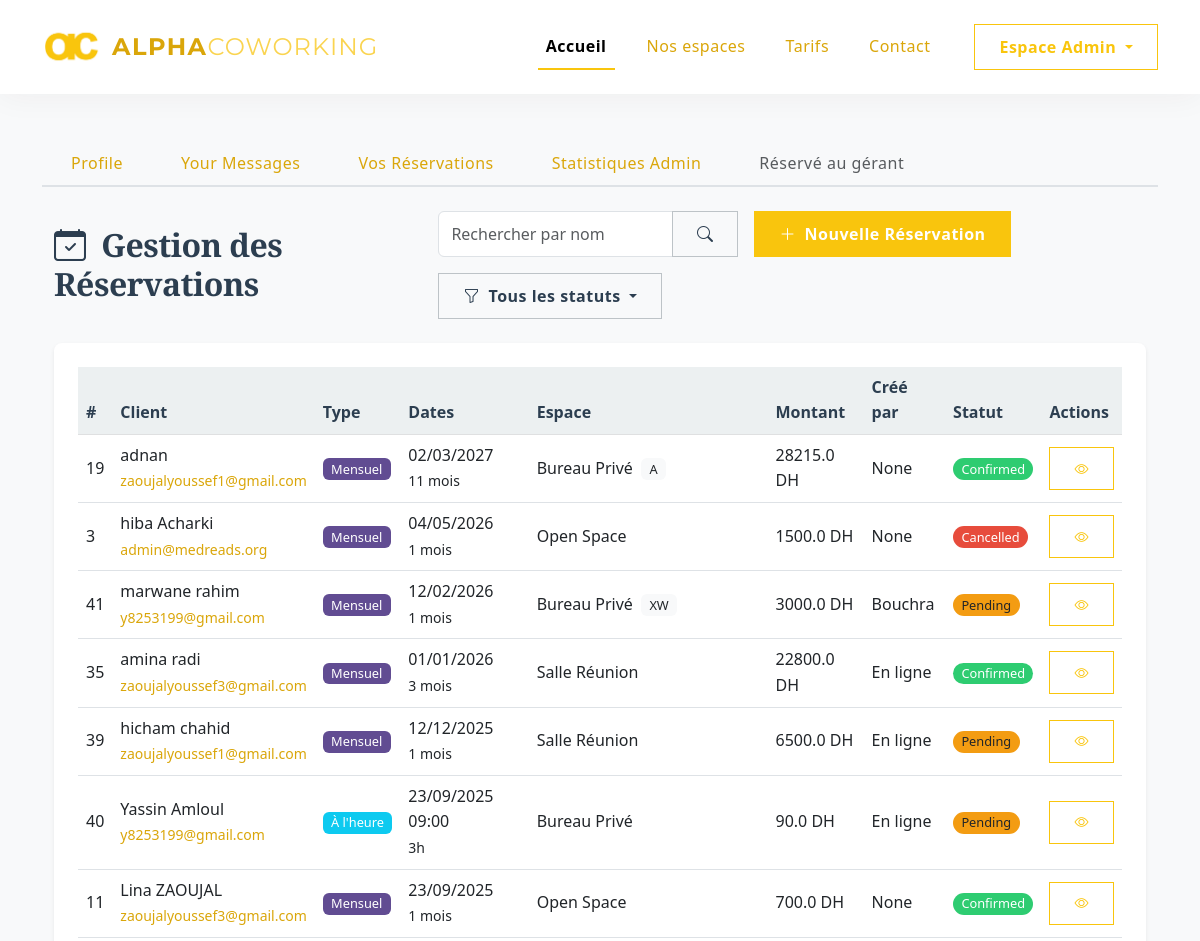
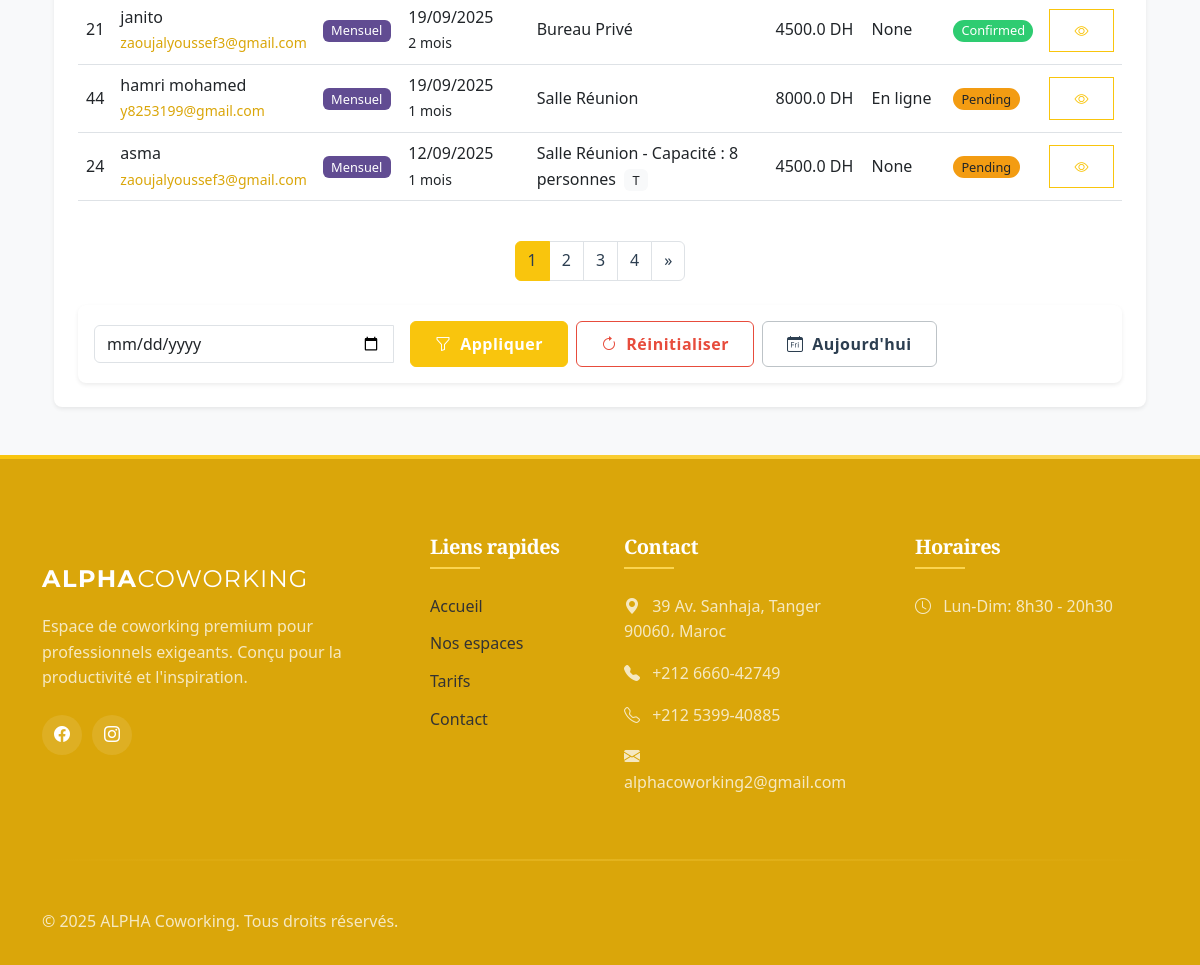
Page /reservation/ on the committed database (2 pictures, top to bottom).
### pythonic/models.py (models this page shows, shortened)
class Booking(db.Model):
    id = db.Column(db.Integer, primary_key=True)
    space_number = db.Column(db.String(20))  # Nouveau champ
    booking_type = db.Column(db.String(20), nullable=False)  # hourly, daily, monthly
    space_type = db.Column(db.String(20), nullable=True)    # Ajoutez cette ligne
    start_datetime = db.Column(db.DateTime, nullable=False)
    end_datetime = db.Column(db.DateTime, nullable=False)
    duration = db.Column(db.Integer, nullable=False)  # en heures, jours ou mois selon le type
    full_name = db.Column(db.String(50), nullable=False)
    email = db.Column(db.String(120), nullable=False)
    phone = db.Column(db.String(20), nullable=False)
    meeting_capacity = db.Column(db.String(10), nullable=True)
    company = db.Column(db.String(50))
    special_requests = db.Column(db.Text)
    payment_method = db.Column(db.String(30), nullable=False)
    total_price = db.Column(db.Float, nullable=False)
    status = db.Column(db.String(20), nullable=False, default='pending')  # pending, confirmed, cancelled, completed
    date_created = db.Column(db.DateTime, nullable=False, default=datetime.utcnow)
    created_by = db.Column(db.String(50), nullable=False,default="En ligne")  # ou "Bouchra" selon votre logique

### pythonic/reservation/routes.py (the view, shortened to what this page needs)
@booking_bp.route('/reservation/', methods=['POST','GET'])
def booking_form():
    page = request.args.get('page', 1, type=int)
    bookings = Booking.query.order_by(Booking.start_datetime.desc()).paginate(page=page, per_page=10)
    return render_template('booking.html',bookings=bookings)

### pythonic/templates/booking.html (shortened to what this page needs)
{% extends "dashboard.html" %}
{% block bookings %}
<div class="container-fluid mt-4">
    <div class="d-flex justify-content-between align-items-center mb-4">
        <h2 class="m-0"><i class="bi bi-calendar-check me-2"></i> Gestion des Réservations</h2>
        <div class="d-flex align-items-center gap-3 flex-wrap">
            <form class="d-flex" method="GET" action="{{ url_for('reservation.admin_bookings') }}">
                <div class="input-group">
                    <input class="form-control" type="search" name="search" placeholder="Rechercher par nom" value="{{ search_query if search_query else '' }}">
                    <button class="btn btn-outline-secondary" type="submit">
                        <i class="bi bi-search"></i>
                    </button>
                </div>
            </form>
            <a href="{{ url_for('reservation.create_booking') }}" class="btn btn-primary">
                <i class="bi bi-plus-lg me-1"></i> Nouvelle Réservation
            </a>
            <div class="dropdown">
                <button class="btn btn-outline-secondary dropdown-toggle" type="button" id="statusFilter" data-bs-toggle="dropdown">
                    <i class="bi bi-funnel me-1"></i>
                    {% if status_filter %}{{ status_filter|capitalize }}{% else %}Tous les statuts{% endif %}
                </button>
            </div>
        </div>
    </div>
    <div class="card shadow-sm">
        <div class="card-body">
            <div class="table-responsive">
                <table class="table table-hover align-middle">
                    <thead class="table-light">
                        <tr>
                            <th>#</th>
                            <th>Client</th>
                            <th>Type</th>
                            <th>Dates</th>
                            <th>Espace</th>
                            <th>Montant</th>
                            <th>Créé par</th>
                            <th>Statut</th>
                            <th>Actions</th>
                        </tr>
                    </thead>
                    <tbody>
                        {% for booking in bookings.items %}
                        <tr>
                            <td>{{ booking.id }}</td>
                            <td>
                                {{ booking.full_name }}<br>
                                <small class="text-muted">{{ booking.email }}</small>
                            </td>
                            <td>
                                {% if booking.booking_type == 'hourly' %}
                                <span class="badge bg-info">À l'heure</span>
                                {% elif booking.booking_type == 'daily' %}
                                <span class="badge bg-primary">Journalier</span>
                                {% else %}
                                <span class="badge bg-secondary">Mensuel</span>
                                {% endif %}
                            </td>
                            <td>
                                {% if booking.booking_type == 'hourly' %}
                                    {{ booking.start_datetime.strftime('%d/%m/%Y %H:%M') }}<br>
                                    <small>{{ booking.duration }}h</small>
                                {% elif booking.booking_type == 'daily' %}
                                    {{ booking.start_datetime.strftime('%d/%m/%Y') }}<br>
                                    <small>{{ booking.duration }} jour(s)</small>
                                {% else %}
                                    {{ booking.start_datetime.strftime('%d/%m/%Y') }}<br>
                                    <small>{{ booking.duration }} mois</small>
                                {% endif %}
                            </td>
                            <td>
                                {% if booking.space_type == 'private' %}
                                    Bureau Privé
                                    {% if booking.space_number %}
                                    <span class="badge bg-light text-dark ms-1">{{ booking.space_number }}</span>
                                    {% endif %}
                                {% elif booking.space_type == 'open' %}
                                    Open Space
                                {% else %}
                                    Salle Réunion
                                    {% if booking.meeting_capacity %}
                                        - Capacité : {{ booking.meeting_capacity }} personnes
                                        <span class="badge bg-light text-dark ms-1">{{ booking.space_number }}</span>
                                    {% endif %}
                                {% endif %}
                            </td>
                            <td>{{ booking.total_price }} DH</td>
                            <td>{{ booking.created_by }}</td>
                            <td>
                                <span class="badge rounded-pill
                                    {% if booking.status == 'pending' %}bg-warning text-dark
                                    {% elif booking.status == 'confirmed' %}bg-success
                                    {% elif booking.status == 'cancelled' %}bg-danger
                                    {% else %}bg-secondary{% endif %}">
                                    {{ booking.status|capitalize }}
                                </span>
                            </td>
                            <td>
                                <a href="{{ url_for('reservation.booking_detail', booking_id=booking.id) }}"
                                   class="btn btn-sm btn-outline-primary" title="Voir détails">
                                    <i class="bi bi-eye"></i>
                                </a>
                            </td>
                        </tr>
                        {% else %}
                        <tr>
                            <td colspan="8" class="text-center py-4 text-muted">
                                Aucune réservation trouvée
                            </td>
                        </tr>
                        {% endfor %}
                    </tbody>
                </table>
            </div>
            <nav aria-label="Page navigation" class="mt-4">
                <ul class="pagination justify-content-center">
                    {% for num in bookings.iter_pages() %}
                    <li class="page-item {% if num == bookings.page %}active{% endif %}">
                        <a class="page-link" href="{{ url_for('reservation.admin_bookings',
                                page=num,
                                status=status_filter if status_filter else '',
                                search=search_query if search_query else '',
                                date=date_filter if date_filter else '') }}">
                            {{ num }}
                        </a>
                    </li>
                    {% endfor %}
                    {% if bookings.has_next %}
                    <li class="page-item">
                        <a class="page-link" href="{{ url_for('reservation.admin_bookings',
                                page=bookings.next_num,
                                status=status_filter if status_filter else '',
                                search=search_query if search_query else '',
                                date=date_filter if date_filter else '') }}">
                            &raquo;
                        </a>
                    </li>
                    {% endif %}
                </ul>
            </nav>
            <div class="row mt-4">
                <div class="col-12">
                    <div class="card shadow-sm">
                        <div class="card-body p-3">
                            <form method="GET" action="{{ url_for('reservation.admin_bookings') }}" class="d-flex flex-column flex-md-row gap-3 align-items-md-center">
                                <div class="input-group flex-grow-1">
                                    <input type="date" class="form-control" name="date" id="dateFilter" value="{{ date_filter if date_filter else '' }}">
                                </div>
                                <div class="d-flex gap-2">
                                    <button type="submit" class="btn btn-primary filter-btn">
                                        <i class="bi bi-funnel me-1"></i> Appliquer
                                    </button>
                                    <a href="{{ url_for('reservation.admin_bookings',
                                            date=none,
                                            status=status_filter if status_filter else '',
                                            search=search_query if search_query else '',
                                            page=1) }}" class="btn btn-outline-danger reset-btn">
                                        <i class="bi bi-arrow-clockwise me-1"></i> Réinitialiser
                                    </a>
                                    <button type="button" class="btn btn-outline-secondary today-btn" id="todayBtn">
                                        <i class="bi bi-calendar-day me-1"></i> Aujourd'hui
                                    </button>
                                </div>
                            </form>
                        </div>
                    </div>
                </div>
            </div>
        </div>
    </div>
</div>
{% endblock %}

### pythonic/templates/layout.html (style rules this page uses)
:root { --primary-gradient: linear-gradient(135deg, #f9c50d 0%, #ff9500 100%); --primary-shadow: rgba(249, 197, 13, 0.4); --primary-light: rgba(249, 197, 13, 0.1); --marron-fonce: #daa60a; --marron-dore: #f9c50d; --marron-clair: #fad450; --beige: #333333; --beige-clair: #F8F9FA; --blanc: #FFFFFF; --noir: #212121; --transition: all 0.4s cubic-bezier(0.645, 0.045, 0.355, 1); }
body { font-family: 'Montserrat', sans-serif; background-color: var(--beige-clair); color: var(--noir); overflow-x: hidden; line-height: 1.6; }
h1, h2, h3, h4, h5, .display-1, .display-2, .display-3 { font-family: 'Playfair Display', serif; font-weight: 600; color: var(--marron-fonce); letter-spacing: -0.5px; }
.btn { padding: 10px 24px; font-weight: 600; letter-spacing: 0.5px; border-radius: 0; transition: var(--transition); position: relative; overflow: hidden; }
.btn-primary { background-color: var(--marron-dore); border-color: var(--marron-dore); color: var(--blanc); }
.btn-outline-primary { color: var(--marron-dore); border-color: var(--marron-dore); background-color: transparent; }
.bg-light { background-color: var(--beige-clair) !important; }
.text-muted { color: var(--marron-fonce) !important; }

### pythonic/templates/booking.html (style rules this page uses)
:root { --primary: #2c3e50; --secondary: #f9c50d; --success: #2ecc71; --warning: #f39c12; --danger: #e74c3c; --light: #ecf0f1; --dark: #2c3e50; --shadow: 0 4px 6px rgba(0, 0, 0, 0.1); --border-radius: 8px; --transition: all 0.3s ease; }
body { font-family: 'Segoe UI', Tahoma, Geneva, Verdana, sans-serif; background-color: #f8f9fa; color: var(--dark); }
h2 { color: var(--primary); font-weight: 600; }
.card { border-radius: var(--border-radius); border: none; box-shadow: var(--shadow); }
.card-body { padding: 1.5rem; }
.table-responsive { margin-bottom: 1rem; overflow-x: auto; }
.table th { background-color: var(--light); color: var(--primary); font-weight: 600; }
.badge { font-weight: 500; font-size: 0.8rem; padding: 0.35em 0.65em; }
.badge.bg-warning { background-color: var(--warning) !important; }
.badge.bg-success { background-color: var(--success) !important; }
.badge.bg-danger { background-color: var(--danger) !important; }
.badge.bg-secondary { background-color: #614c92ff !important; }
.btn-primary { background-color: var(--secondary); border-color: var(--secondary); }
.btn-outline-secondary { border-color: #bdc3c7; color: var(--dark); }
.btn-outline-danger { border-color: var(--danger); color: var(--danger); }
.input-group { max-width: 300px; }
.input-group input { border-top-right-radius: 0; border-bottom-right-radius: 0; }
.input-group button { border-top-left-radius: 0; border-bottom-left-radius: 0; }
.pagination .page-item.active .page-link { background-color: var(--secondary); border-color: var(--secondary); }
.pagination .page-link { color: var(--primary); }
.filter-btn, .today-btn, .reset-btn { border-radius: 6px; transition: var(--transition); }

### rows in the picture
Booking: id "19", full_name "adnan", email "zaoujalyoussef1@gmail.com", booking_type "Mensuel", start_datetime "02/03/2027", duration "11", space_number "A", total_price "28215.0", created_by "None", status "Confirmed"
Booking: id "3", full_name "hiba Acharki", email "admin@medreads.org", booking_type "Mensuel", start_datetime "04/05/2026", duration "1", space_type "Open Space", total_price "1500.0", created_by "None", status "Cancelled"
Booking: id "41", full_name "marwane rahim", email "y8253199@gmail.com", booking_type "Mensuel", start_datetime "12/02/2026", duration "1", space_number "XW", total_price "3000.0", created_by "Bouchra", status "Pending"
Booking: id "35", full_name "amina radi", email "zaoujalyoussef3@gmail.com", booking_type "Mensuel", start_datetime "01/01/2026", duration "3", space_type "Salle Réunion", total_price "22800.0", created_by "En ligne", status "Confirmed"
Booking: id "39", full_name "hicham chahid", email "zaoujalyoussef1@gmail.com", booking_type "Mensuel", start_datetime "12/12/2025", duration "1", space_type "Salle Réunion", total_price "6500.0", created_by "En ligne", status "Pending"
Booking: id "40", full_name "Yassin Amloul", email "y8253199@gmail.com", booking_type "À l'heure", start_datetime "23/09/2025 09:00", duration "3", space_type "Bureau Privé", total_price "90.0", created_by "En ligne", status "Pending"
Booking: id "11", full_name "Lina ZAOUJAL", email "zaoujalyoussef3@gmail.com", booking_type "Mensuel", start_datetime "23/09/2025", duration "1", space_type "Open Space", total_price "700.0", created_by "None", status "Confirmed"
Booking: id "21", full_name "janito", email "zaoujalyoussef3@gmail.com", booking_type "Mensuel", start_datetime "19/09/2025", duration "2", space_type "Bureau Privé", total_price "4500.0", created_by "None", status "Confirmed"
Booking: id "44", full_name "hamri mohamed", email "y8253199@gmail.com", booking_type "Mensuel", start_datetime "19/09/2025", duration "1", space_type "Salle Réunion", total_price "8000.0", created_by "En ligne", status "Pending"
Booking: id "24", full_name "asma", email "zaoujalyoussef3@gmail.com", booking_type "Mensuel", start_datetime "12/09/2025", duration "1", meeting_capacity "8", space_number "T", total_price "4500.0", created_by "None", status "Pending"

### other values in the picture
{{ num }} "1" "2" "3" "4"
